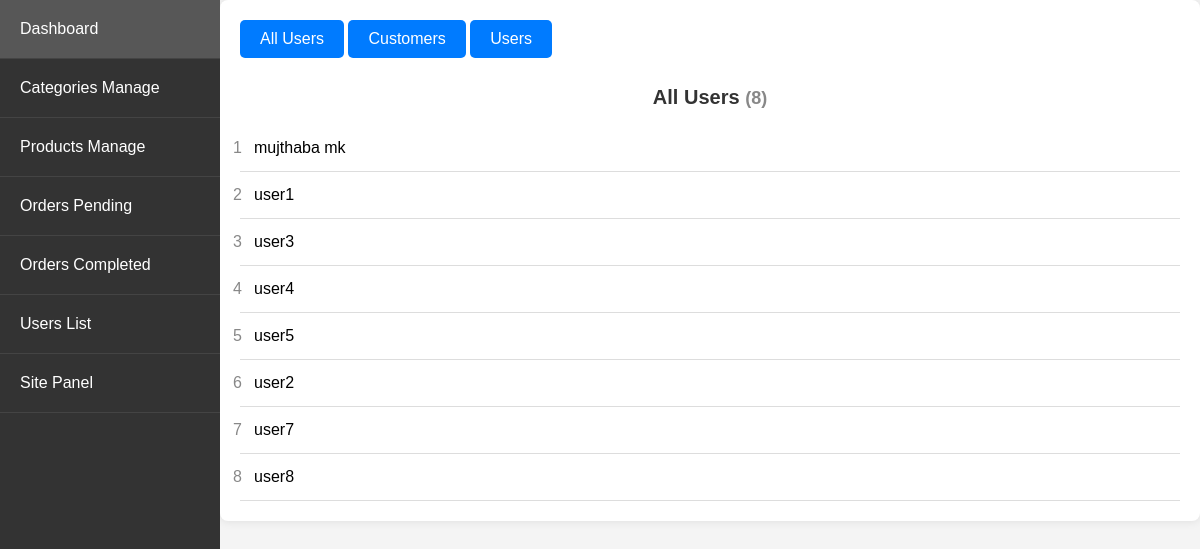
The app's page /admin_app/admin_app/users/ (signed in), older data.
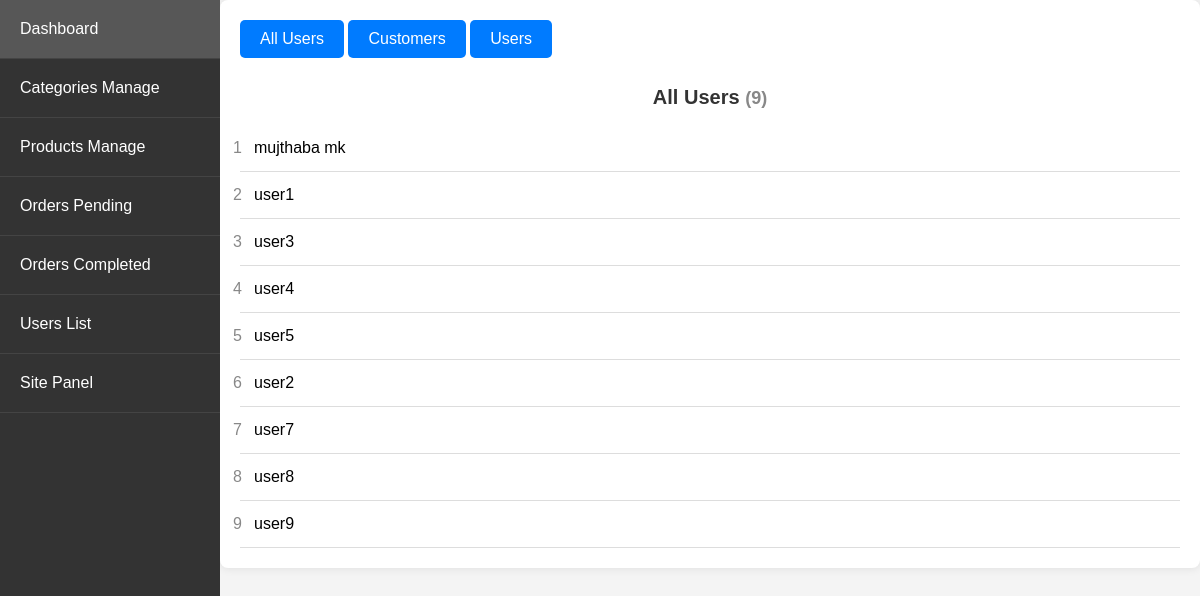
The same page, newer data.
### store/models.py (models this page shows, shortened)
class Customer(models.Model):
    user = models.OneToOneField(User, null=True, blank=True, on_delete=models.CASCADE)
    name = models.CharField(max_length=200, null=True)
    email = models.CharField(max_length=200)

### admin_app/views.py (the view)
# urls.py: path('admin_app/users/', views.users_list, name='users_list'),
@login_required
@user_passes_test(is_admin)
def users_list(request):
    total_users = Customer.objects.all()
    complete_orders = Order.objects.filter(complete=True)
    customer_ids_with_complete_orders = set(complete_orders.values_list('customer_id', flat=True))
    customers_with_complete_orders = Customer.objects.filter(id__in=customer_ids_with_complete_orders)
    only_users = total_users.exclude(id__in=customer_ids_with_complete_orders)
    return render(request, 'admin_app/users_list.html', {
        'total_users': total_users,
        'customers_with_complete_orders': customers_with_complete_orders,
        'only_users': only_users
    })

### admin_app/views.py (called while the page is built)
def is_admin(user):
    return user.is_superuser

### store/context_processors.py (called while the page is built)
def menu_link(request): #this function don't wanna call to work, it's defined in setting to work
    links_list = Category.objects.annotate(
        num_products=Count('product', filter=Q(product__active=True, product__stock__gt=0))
    ).filter(num_products__gt=0)
    paginator3 = Paginator(links_list,8)
    try:
        page = int(request.GET.get('page', '1'))
    except:
        page = 1
    try:
        links = paginator3.page(page)
    except (InvalidPage,EmptyPage):
        links = paginator3.page(paginator3.num_pages)
    return dict(links = links)

def cart_data(request):
    data = cartData(request)
    cartItems = data['cartItems']
    return dict(cartItems = cartItems)

### store/models.py (called while the page is built)
    @property
    def get_cart_items(self):
        orderitems = self.orderitem_set.all()
        total = sum([item.quantity for item in orderitems])
        return total

### store/utils.py (called while the page is built, shortened)
def cartData(request):
	if request.user.is_authenticated:
		customer = request.user.customer
		order, created = Order.objects.get_or_create(customer=customer, complete=False)
		items = order.orderitem_set.all()
		cartItems = order.get_cart_items
		total_price_difference = 0
	return {'cartItems':cartItems ,'order':order, 'items':items, 'total_price_difference':total_price_difference}

### admin_app/templates/admin_app/users_list.html (shortened to what this page needs)
{% extends 'admin_app/base_admin.html' %}
{% block content %}
<div class="navbar">
    <a class="button" href="#total_users" onclick="showSection('total_users')">All Users</a>
    <a class="button" href="#customers_with_complete_orders" onclick="showSection('customers_with_complete_orders')">Customers</a>
    <a class="button" href="#only_users" onclick="showSection('only_users')">Users</a>
</div>
<div class="content">
    <div id="total_users" class="section">
        <h1 class="section-title">All Users <span class="section-count">({{ total_users|length }})</span></h1>
        <ol>
            {% for user in total_users %}
            <li><span class="item-number">{{ forloop.counter }}  </span> {{ user.name }}</li>
            {% endfor %}
        </ol>
    </div>
</div>
{% endblock %}

### admin_app/templates/admin_app/base_admin.html (shortened to what this page needs)
{% load static %}
<!DOCTYPE html>
<html lang="en">
<head>
    <link rel="stylesheet" href="{% static 'CSS/admin_dashboard.css' %}">
</head>
<body>
    <div class="wrapper">
        <ul class="sidebar">
            <li style="padding: 0px;"><a style="padding: 20px;" href="{% url 'admin_app:dashboard' %}">Dashboard</a></li>
            <li style="padding: 0px;"><a style="padding: 20px;" href="{% url 'admin_app:category_list' %}">Categories Manage</a></li>
            <li style="padding: 0px;"><a style="padding: 20px;" href="{% url 'admin_app:product_list' %}">Products Manage</a></li>
            <li style="padding: 0px;"><a style="padding: 20px;" href="{% url 'admin_app:order_list' %}">Orders Pending</a></li>
            <li style="padding: 0px;"><a style="padding: 20px;" href="{% url 'admin_app:order_compleated' %}">Orders Completed</a></li>
            <li style="padding: 0px;"><a style="padding: 20px;" href="{% url 'admin_app:users_list' %}">Users List</a></li>
            <li style="padding: 0px;"><a style="padding: 20px;" href="{% url 'store_app:allProdCat' %}">Site Panel</a></li>
        </ul>
        <div class="container">
            {% block content %}
            {% endblock %}
        </div>
    </div>
</body>
</html>

### static/CSS/admin_dashboard.css (style rules this page uses)
body { font-family: Arial, sans-serif; background-color: #f4f4f4; margin: 0; padding: 0; }
.wrapper { display: flex; }
.sidebar { width: 220px; background-color: #333; padding: 0; margin: 0; list-style: none; height: 100vh; position: fixed; top: 0; left: 0; overflow-y: auto; }
.sidebar li { border-bottom: 1px solid #444; }
.sidebar a { display: block; color: white; text-decoration: none; padding: 15px 20px; transition: background 0.3s; }
.container { margin-left: 220px; padding: 20px; width: calc(100% - 220px); box-sizing: border-box; background: #fff; box-shadow: 0 0 10px rgba(0, 0, 0, 0.1); border-radius: 8px; }
h1 { text-align: center; color: #333; margin-bottom: 20px; }
a.button { display: inline-block; margin-bottom: 20px; padding: 10px 20px; background: #007bff; color: #fff; text-decoration: none; border-radius: 5px; transition: background 0.3s; }

### admin_app/templates/admin_app/users_list.html (style rules this page uses)
ol { list-style-type: none; padding: 0; margin: 0; }
li { padding: 14px; border-bottom: 1px solid #ddd; transition: background-color 0.3s ease; position: relative; }
.item-number { position: absolute; left: -7px; top: 50%; transform: translateY(-50%); font-size: 16px; color: #888; }
.section-title { margin-top: 8px; margin-bottom: 16px; font-size: 20px; }
.section-count { font-size: 18px; color: #888; }

Row changes from the older to the newer data that the page shows:
added Customer: name "user9"
Text that changed along with them:
{{ total_users|length }}: "8" → "9"
